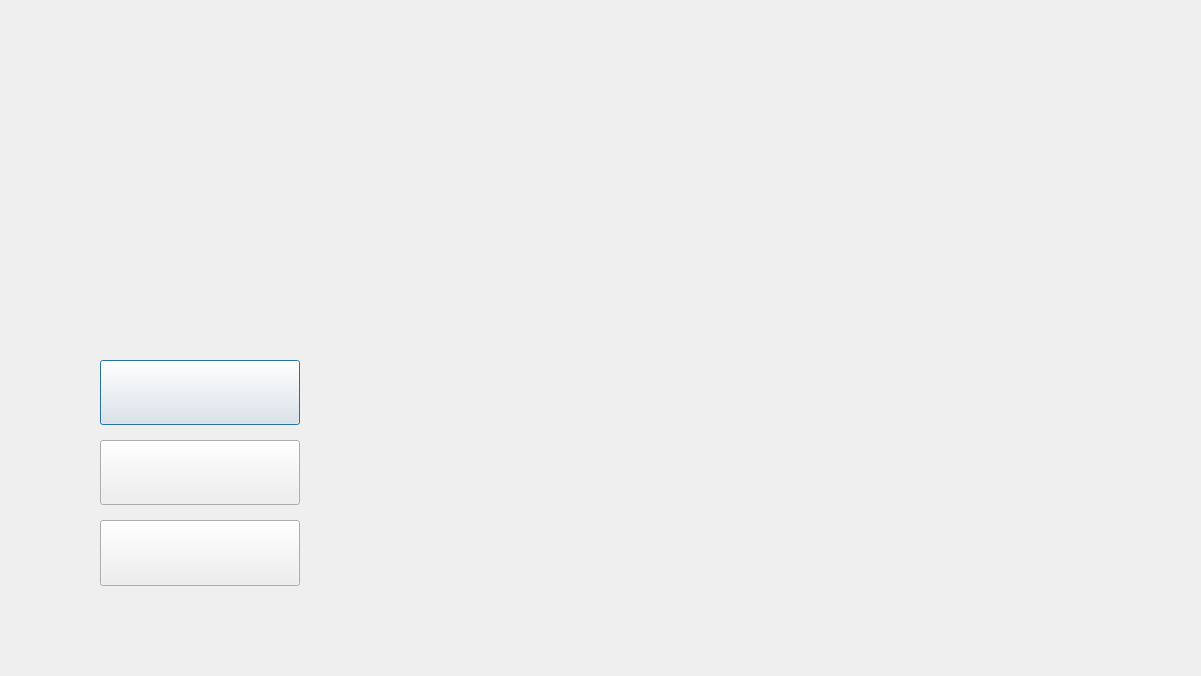
<?xml version="1.0" encoding="UTF-8"?>
<ui version="4.0">
 <class>Level3StartDialog</class>
 <widget class="QDialog" name="Level3StartDialog">
  <property name="geometry">
   <rect>
    <x>0</x>
    <y>0</y>
    <width>1201</width>
    <height>676</height>
   </rect>
  </property>
  <property name="styleSheet">
   <string notr="true">border-image: url(:/images/level3_startdialog.png);</string>
  </property>
  <widget class="QPushButton" name="startGameBtn">
   <property name="geometry">
    <rect>
     <x>100</x>
     <y>360</y>
     <width>200</width>
     <height>65</height>
    </rect>
   </property>
   <property name="minimumSize">
    <size>
     <width>120</width>
     <height>40</height>
    </size>
   </property>
   <property name="styleSheet">
    <string notr="true">border-image: url(:/images/level3_startdialog_startbutton.png);</string>
   </property>
   <property name="text">
    <string/>
   </property>
  </widget>
  <widget class="QPushButton" name="gameIntroBtn">
   <property name="geometry">
    <rect>
     <x>100</x>
     <y>440</y>
     <width>200</width>
     <height>65</height>
    </rect>
   </property>
   <property name="minimumSize">
    <size>
     <width>120</width>
     <height>40</height>
    </size>
   </property>
   <property name="styleSheet">
    <string notr="true">border-image: url(:/images/level3_startdialog_introbutton.png);</string>
   </property>
   <property name="text">
    <string/>
   </property>
  </widget>
  <widget class="QPushButton" name="backToMenuBtn">
   <property name="geometry">
    <rect>
     <x>100</x>
     <y>520</y>
     <width>200</width>
     <height>66</height>
    </rect>
   </property>
   <property name="minimumSize">
    <size>
     <width>120</width>
     <height>40</height>
    </size>
   </property>
   <property name="styleSheet">
    <string notr="true">border-image: url(:/images/level3_startdialog_returnbutton.png);</string>
   </property>
   <property name="text">
    <string/>
   </property>
  </widget>
 </widget>
 <resources/>
 <connections/>
</ui>
